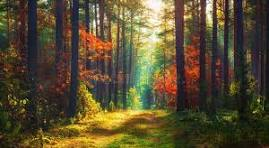
#> input picture computerVision/nature.jpeg, 269 x 148 px
$ python objectDetection.py
#> lines starting #> are read from the running program, lines starting #| are printed output that depends on the picture; after the words box and inside, x2 and y2 are one past the last pixel; in counts of white or black regions, pixels touching at a corner belong together
import cv2
import numpy as np


img = cv2.imread("nature.jpeg")
#> img is the input picture: shape (148, 269, 3); mean B, G, R 49, 77.6, 89.5
hsv = cv2.cvtColor(img, cv2.COLOR_BGR2HSV)
#> hsv: shape (148, 269, 3); mean H, S, V 42.8, 119.2, 93.3

# Define color ranges in HSV (e.g., yellow to green)
lower_bound = np.array([15, 50, 50])  # Adjust HSV limits for your target fruit
upper_bound = np.array([85, 255, 255])

# Mask colors and remove noise
mask = cv2.inRange(hsv, lower_bound, upper_bound)
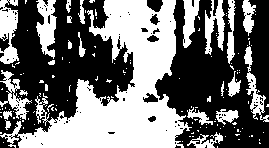
#> mask: shape (148, 269); 44.6% white; 137 white regions (113 under 20 px), largest, box (x1, y1, x2, y2) and area: (0, 0, 192, 148) 11878, (0, 0, 19, 64) 794, (36, 0, 57, 59) 745
kernel = cv2.getStructuringElement(cv2.MORPH_RECT, (5, 5))
mask = cv2.morphologyEx(mask, cv2.MORPH_OPEN, kernel)
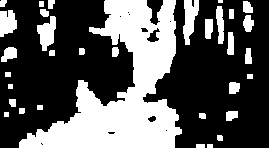
#> mask: shape (148, 269); 35% white; 33 white regions (1 under 20 px)

# Find contours on clean mask
contours, _ = cv2.findContours(
    mask,
    cv2.RETR_EXTERNAL,
    cv2.CHAIN_APPROX_SIMPLE,
)
#> contours = 33 contours, 4 with area under 20; largest, box (x1, y1, x2, y2) and area: (19, 0, 182, 148) 10474, (183, 0, 199, 45) 392, (37, 16, 56, 51) 360, (0, 10, 17, 37) 312, (216, 6, 224, 44) 189

for contour in contours:
    if cv2.contourArea(contour) > 500:  # Filter out small noise
        x, y, w, h = cv2.boundingRect(contour)
        cv2.rectangle(img, (x, y), (x + w, y + h), (0, 255, 0), 2)
#> this loop made 33 passes
#> (x, y, w, h) on pass 31: (19, 0, 163, 148)
#> contour on passes 1, 2, 5, 8, 10, 12: [[207, 144], [207, 147], [212, 147], [212, 144]], [[196, 144], [196, 147], [204, 147], [204, 144]], [[4, 112], [4, 116], [8, 116], [8, 112]], [[37, 105], [37, 109], [42, 109], [42, 105]], [[8, 84], [8, 88], [12, 88], [12, 84]], [[247, 74], [247, 78], [252, 78], [252, 74]]
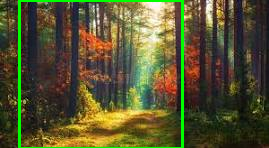
#> img: shape (148, 269, 3); 3.44% of pixels changed, all inside (x1, y1, x2, y2) = (18, 0, 184, 148)

cv2.imshow("HSV Detection", img)
cv2.waitKey(0)
cv2.destroyAllWindows()
